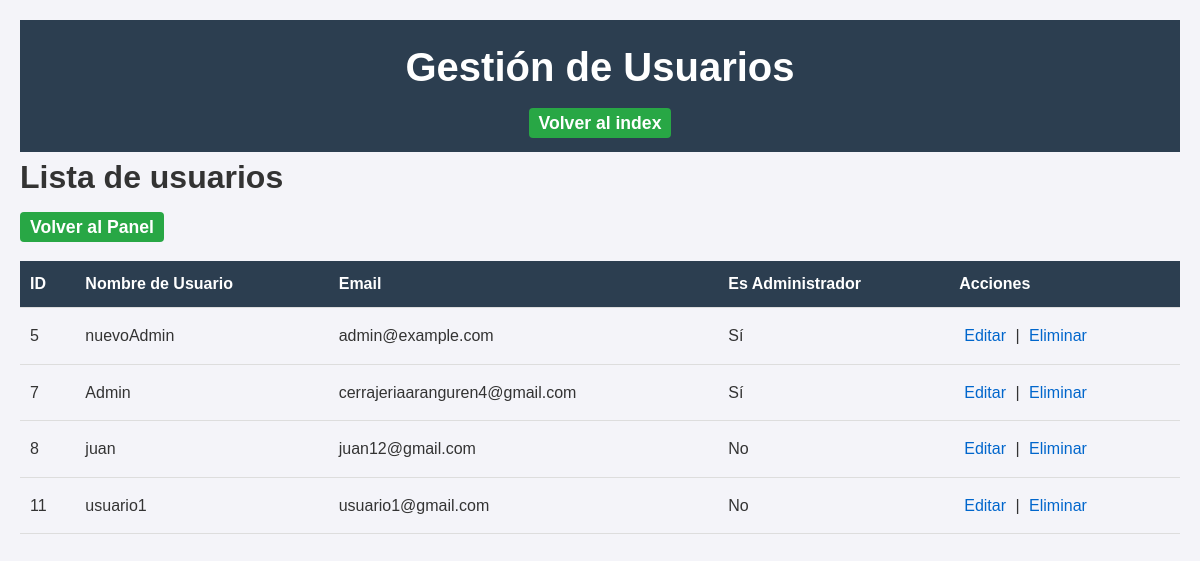
Screenshot of /Admin/usuarios.php (signed in) with the database file from the repository.
### tables this page shows
CREATE TABLE `usuarios` (
  `id` int(11) NOT NULL,
  `username` varchar(50) NOT NULL,
  `password` varchar(255) NOT NULL,
  `email` varchar(255) NOT NULL,
  `address` varchar(255) NOT NULL,
  `phone` varchar(20) NOT NULL,
  `foto` varchar(255) DEFAULT NULL,
  `is_admin` tinyint(1) DEFAULT 0
);

### Admin/usuarios.php (the view, shortened to what this page needs)
<?php
include '../Backend/backend_DB.php';
$query = "SELECT id, username, email, is_admin FROM usuarios";
$result = $conn->query($query);
?>
<!DOCTYPE html>
<html lang="es">
<head>
    <link rel="stylesheet" href="css/usuarios.css">
</head>
<body>
    <header>
        <h1>Gestión de Usuarios</h1>
        <nav>
            <a id="volverPanel" href="../index.php">Volver al index</a>
        </nav>
    </header>
    <h1>Lista de usuarios</h1>
        <nav>
            <a id="volverPanel" href="../adminPanel.php">Volver al Panel</a>
        </nav>
    <main>
        <table>
            <thead>
                <tr>
                    <th>ID</th>
                    <th>Nombre de Usuario</th>
                    <th>Email</th>
                    <th>Es Administrador</th>
                    <th>Acciones</th>
                </tr>
            </thead>
            <tbody>
                <?php while ($row = $result->fetch_assoc()): ?>
                <tr>
                    <td><?php echo htmlspecialchars($row['id']); ?></td>
                    <td><?php echo htmlspecialchars($row['username']); ?></td>
                    <td><?php echo htmlspecialchars($row['email']); ?></td>
                    <td><?php echo $row['is_admin'] == 1 ? 'Sí' : 'No'; ?></td>
                    <td>
                        <a class="accion" href="editar_usuario.php?id=<?php echo $row['id']; ?>">Editar</a> |
                        <a class="accion" href="eliminar_usuario.php?id=<?php echo $row['id']; ?>" onclick="return confirm('¿Estás seguro de que deseas eliminar este usuario?');">Eliminar</a>
                    </td>
                </tr>
                <?php endwhile; ?>
            </tbody>
        </table>
    </main>
</body>
</html>

### Admin/css/usuarios.css (style rules this page uses)
* { margin: 0; padding: 0; box-sizing: border-box; }
body { font-family: Arial, sans-serif; background-color: #f4f4f9; color: #333; line-height: 1.6; padding: 20px; }
header { background-color: #2c3e50; color: white; padding: 15px; text-align: center; }
header h1 { font-size: 2.5em; }
nav { margin-top: 10px; }
nav a { color: white; text-decoration: none; font-size: 1.1em; }
table { width: 100%; margin-top: 20px; border-collapse: collapse; }
table th, table td { padding: 10px; text-align: left; border-bottom: 1px solid #ddd; }
table th { background-color: #2c3e50; color: white; }
table td a { color: #0066cc; text-decoration: none; }
a { text-decoration: none; color: inherit; }
#volverPanel { color: #fff; background-color: #28a745; padding: 5px 10px; border-radius: 4px; font-weight: bold; }
td a { color: #007bff; text-decoration: none; padding: 5px; border-radius: 4px; display: inline-block; }

### rows the page displays
usuarios: id "5", username "nuevoAdmin", email "admin@example.com", is_admin "Sí"
usuarios: id "7", username "Admin", email "cerrajeriaaranguren4@gmail.com", is_admin "Sí"
usuarios: id "8", username "juan", email "juan12@gmail.com", is_admin "No"
usuarios: id "11", username "usuario1", email "usuario1@gmail.com", is_admin "No"
